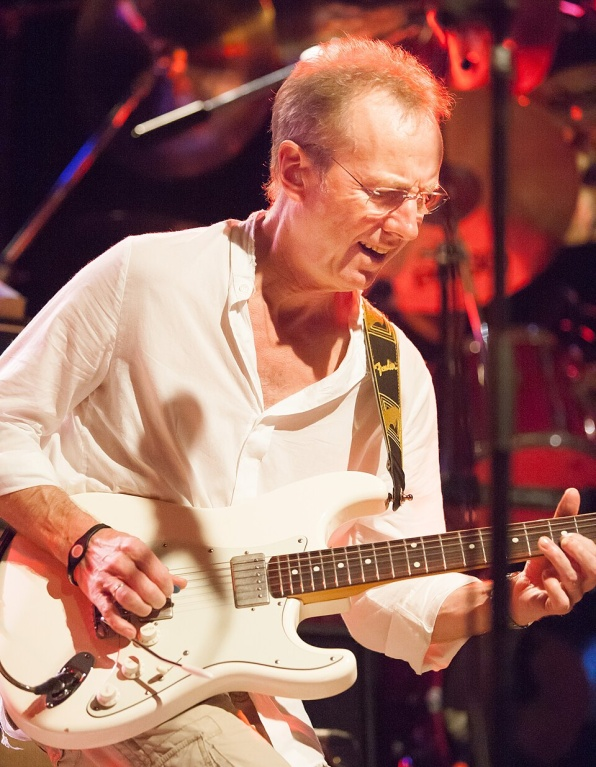
#> input picture backend/data/eval/clean/colosseum.jpg, 596 x 767 px
$ python -i image_utils.py   (imports and definitions only)
#> lines starting #> are read from the running program, lines starting #| are printed output that depends on the picture; after the words box and inside, x2 and y2 are one past the last pixel; in counts of white or black regions, pixels touching at a corner belong together
#> further down, picture is the input picture: shape (767, 596, 3); mean B, G, R 97.7, 106.1, 152.1
"""
Image utility functions — loading, saving, format conversion between
PIL, NumPy, and OpenCV representations.
"""

from __future__ import annotations

import io
from pathlib import Path

import cv2
import numpy as np
from PIL import Image
from loguru import logger


# [19 lines left out: functions load_image_from_bytes, save_image_to_bytes, not called in this run]


def bgr_to_rgb(img: np.ndarray) -> np.ndarray:
    """Convert BGR (OpenCV) to RGB."""
    return cv2.cvtColor(img, cv2.COLOR_BGR2RGB)


def rgb_to_bgr(img: np.ndarray) -> np.ndarray:
    """Convert RGB to BGR (OpenCV)."""
    return cv2.cvtColor(img, cv2.COLOR_RGB2BGR)


def numpy_to_pil(img: np.ndarray) -> Image.Image:
    """Convert a BGR NumPy array to a PIL Image (RGB)."""
    return Image.fromarray(bgr_to_rgb(img))


def pil_to_numpy(img: Image.Image) -> np.ndarray:
    """Convert a PIL Image (RGB) to a BGR NumPy array."""
    return rgb_to_bgr(np.array(img))


# [100 lines left out: functions resize_if_needed, is_grayscale_or_sepia, detect_faces, save_image_to_file, not called in this run]

def auto_crop_border(img: np.ndarray) -> np.ndarray:
    """
    Detects and crops out the physical torn-photo print border.
    Uses Canny edge detection and contour finding to locate the main photo content.
    """
    gray = cv2.cvtColor(img, cv2.COLOR_BGR2GRAY)
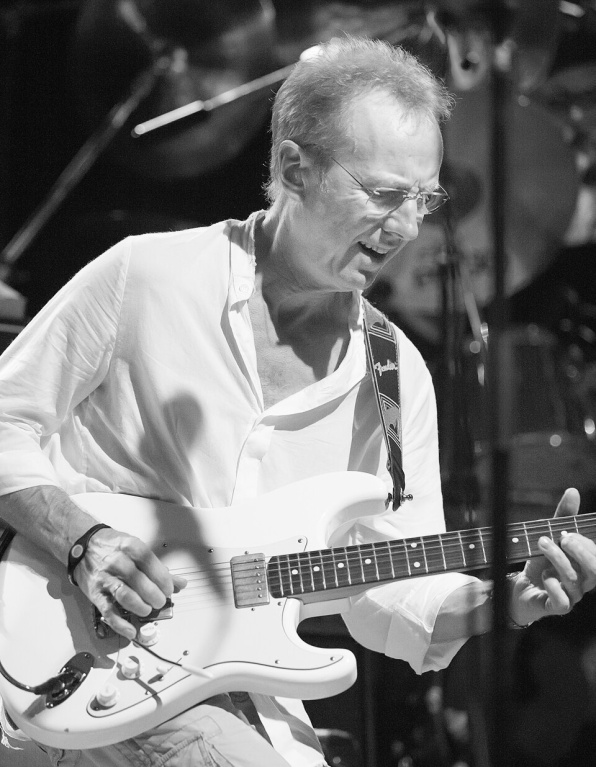
#> gray: shape (767, 596); min 4, max 255, mean 118.9
    # Blur to reduce noise
    blurred = cv2.GaussianBlur(gray, (5, 5), 0)
    # Edge detection
    edges = cv2.Canny(blurred, 50, 150)
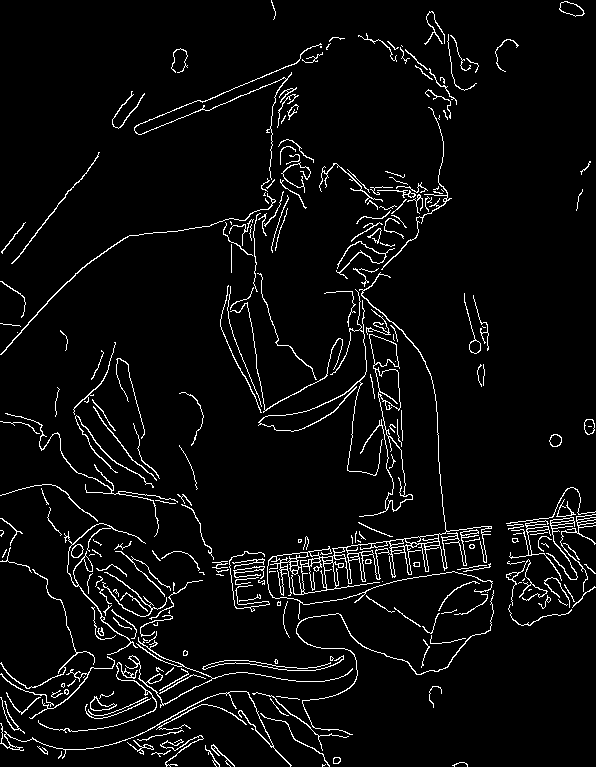
#> edges: shape (767, 596); 4.8% white in thin lines or dots
    # Dilate edges to connect them
    kernel = np.ones((5,5), np.uint8)
    dilated = cv2.dilate(edges, kernel, iterations=2)
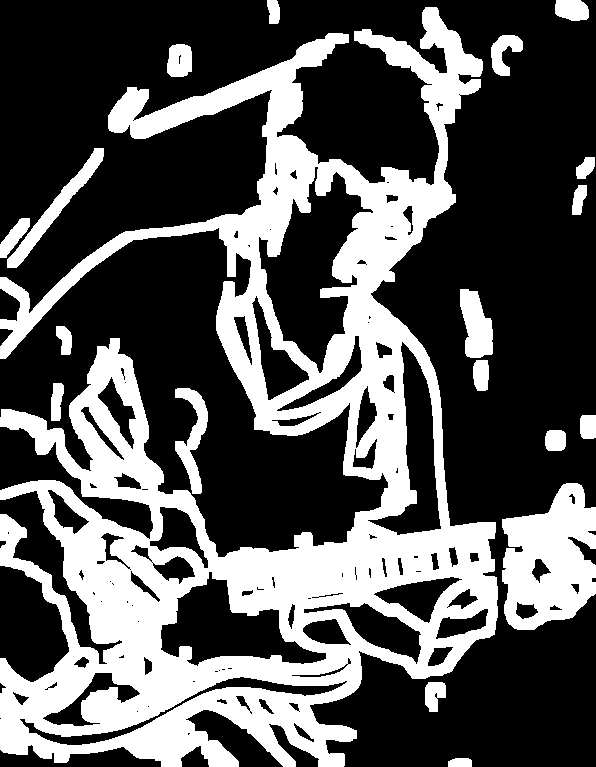
#> dilated: shape (767, 596); 33.7% white; 19 white regions

    contours, _ = cv2.findContours(dilated, cv2.RETR_EXTERNAL, cv2.CHAIN_APPROX_SIMPLE)
#> contours = 19 contours; largest, box (x1, y1, x2, y2) and area: (0, 7, 498, 767) 173950, (502, 483, 596, 630) 9874, (7, 148, 104, 268) 1728, (460, 289, 493, 358) 1517, (175, 388, 208, 494) 1360
    if not contours:
        return img

    # Get the bounding box of the largest contour by area
    largest = max(contours, key=cv2.contourArea)
#> largest = contour of 2573 points, box (x1, y1, x2, y2) (0, 7, 498, 767), area 173950
    x, y, w, h = cv2.boundingRect(largest)
#> x = 0; y = 7; w = 498; h = 760

    img_h, img_w = img.shape[:2]
#> img_h = 767; img_w = 596
    # Check if the bounding box represents a reasonable crop (at least 60% of image)
    if (w > img_w * 0.6) and (h > img_h * 0.6):
        # Add a tiny margin to avoid keeping the exact edge line
        mx = int(w * 0.015)
#> mx = 7
        my = int(h * 0.015)
#> my = 11

        y1 = min(y + my, img_h - 1)
#> y1 = 18
        y2 = max(y + h - my, y1 + 1)
#> y2 = 756
        x1 = min(x + mx, img_w - 1)
#> x1 = 7
        x2 = max(x + w - mx, x1 + 1)
#> x2 = 491

        cropped = img[y1:y2, x1:x2]
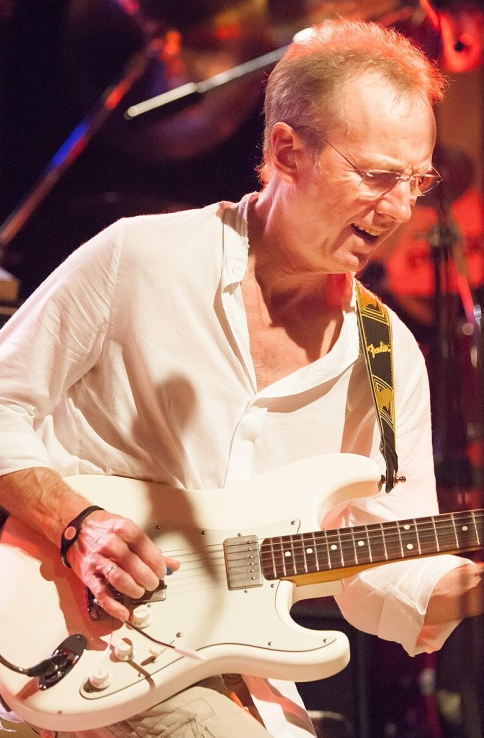
#> cropped: shape (738, 484, 3); mean B, G, R 111.6, 123.8, 168.9
        logger.info(f"Auto-cropped border: {img_w}x{img_h} -> {x2-x1}x{y2-y1}")
        return cropped

    return img

>>> import cv2
>>> picture = cv2.imread('../../data/eval/clean/colosseum.jpg')
>>> result = auto_crop_border(picture)
